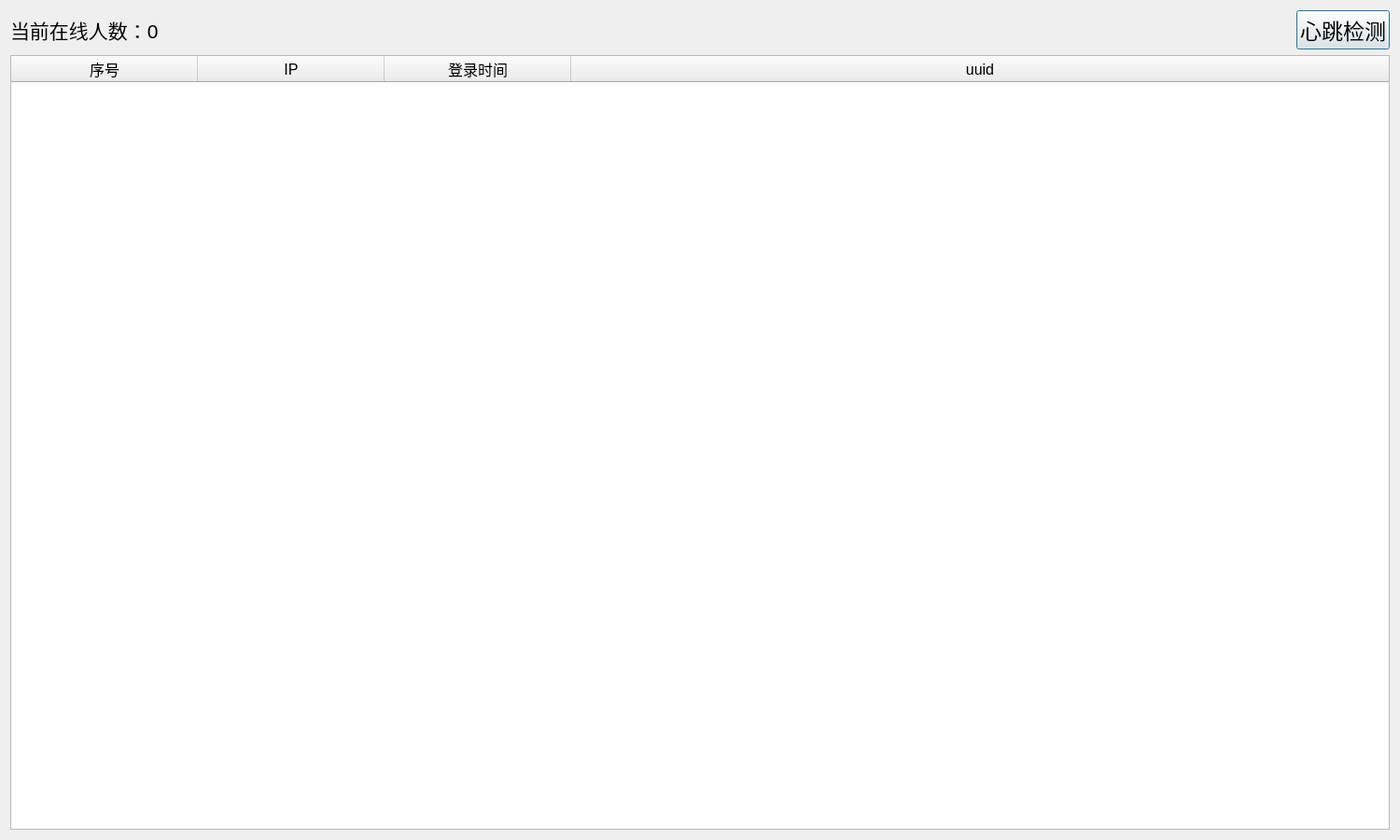
<?xml version="1.0" encoding="UTF-8"?>
<ui version="4.0">
 <class>onlineClientsDialog</class>
 <widget class="QDialog" name="onlineClientsDialog">
  <property name="geometry">
   <rect>
    <x>0</x>
    <y>0</y>
    <width>1500</width>
    <height>900</height>
   </rect>
  </property>
  <property name="minimumSize">
   <size>
    <width>1500</width>
    <height>900</height>
   </size>
  </property>
  <property name="maximumSize">
   <size>
    <width>999999</width>
    <height>999999</height>
   </size>
  </property>
  <property name="windowTitle">
   <string>客户端界面</string>
  </property>
  <layout class="QGridLayout" name="gridLayout" columnstretch="3,0">
   <item row="0" column="1">
    <widget class="QPushButton" name="heartBeat_btn">
     <property name="font">
      <font>
       <pointsize>17</pointsize>
      </font>
     </property>
     <property name="text">
      <string>心跳检测</string>
     </property>
    </widget>
   </item>
   <item row="0" column="0">
    <widget class="QLabel" name="clientsNumber_label">
     <property name="font">
      <font>
       <pointsize>16</pointsize>
      </font>
     </property>
     <property name="text">
      <string>当前在线人数：0</string>
     </property>
    </widget>
   </item>
   <item row="1" column="0" colspan="2">
    <widget class="QTreeWidget" name="clientsInfo_treeWidget">
     <property name="font">
      <font>
       <pointsize>12</pointsize>
      </font>
     </property>
     <attribute name="headerCascadingSectionResizes">
      <bool>true</bool>
     </attribute>
     <attribute name="headerDefaultSectionSize">
      <number>200</number>
     </attribute>
     <attribute name="headerHighlightSections">
      <bool>false</bool>
     </attribute>
     <attribute name="headerStretchLastSection">
      <bool>true</bool>
     </attribute>
     <column>
      <property name="text">
       <string>序号</string>
      </property>
      <property name="textAlignment">
       <set>AlignCenter</set>
      </property>
     </column>
     <column>
      <property name="text">
       <string>IP</string>
      </property>
      <property name="textAlignment">
       <set>AlignCenter</set>
      </property>
     </column>
     <column>
      <property name="text">
       <string>登录时间</string>
      </property>
      <property name="textAlignment">
       <set>AlignCenter</set>
      </property>
     </column>
     <column>
      <property name="text">
       <string>uuid</string>
      </property>
      <property name="textAlignment">
       <set>AlignCenter</set>
      </property>
     </column>
    </widget>
   </item>
  </layout>
 </widget>
 <resources/>
 <connections/>
</ui>
